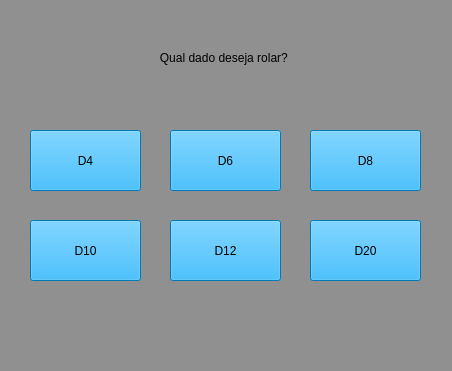
<?xml version="1.0" encoding="UTF-8"?>
<ui version="4.0">
 <class>MainWindow</class>
 <widget class="QMainWindow" name="MainWindow">
  <property name="geometry">
   <rect>
    <x>0</x>
    <y>0</y>
    <width>452</width>
    <height>371</height>
   </rect>
  </property>
  <property name="windowTitle">
   <string>MainWindow</string>
  </property>
  <property name="styleSheet">
   <string notr="true">background-color: rgb(144, 144, 144);</string>
  </property>
  <widget class="QWidget" name="centralwidget">
   <widget class="QPushButton" name="pushButton">
    <property name="geometry">
     <rect>
      <x>30</x>
      <y>130</y>
      <width>111</width>
      <height>61</height>
     </rect>
    </property>
    <property name="styleSheet">
     <string notr="true">font: 75 italic 14pt &quot;Times New Roman&quot;;
background-color: rgb(0, 170, 255);</string>
    </property>
    <property name="text">
     <string>D4</string>
    </property>
   </widget>
   <widget class="QPushButton" name="pushButton_7">
    <property name="geometry">
     <rect>
      <x>170</x>
      <y>130</y>
      <width>111</width>
      <height>61</height>
     </rect>
    </property>
    <property name="styleSheet">
     <string notr="true">font: 75 italic 14pt &quot;Times New Roman&quot;;
background-color: rgb(0, 170, 255);</string>
    </property>
    <property name="text">
     <string>D6</string>
    </property>
   </widget>
   <widget class="QPushButton" name="pushButton_2">
    <property name="geometry">
     <rect>
      <x>310</x>
      <y>130</y>
      <width>111</width>
      <height>61</height>
     </rect>
    </property>
    <property name="styleSheet">
     <string notr="true">font: 75 italic 14pt &quot;Times New Roman&quot;;
background-color: rgb(0, 170, 255);</string>
    </property>
    <property name="text">
     <string>D8</string>
    </property>
   </widget>
   <widget class="QPushButton" name="pushButton_3">
    <property name="geometry">
     <rect>
      <x>30</x>
      <y>220</y>
      <width>111</width>
      <height>61</height>
     </rect>
    </property>
    <property name="styleSheet">
     <string notr="true">font: 75 italic 14pt &quot;Times New Roman&quot;;
background-color: rgb(0, 170, 255);</string>
    </property>
    <property name="text">
     <string>D10</string>
    </property>
   </widget>
   <widget class="QPushButton" name="pushButton_4">
    <property name="geometry">
     <rect>
      <x>170</x>
      <y>220</y>
      <width>111</width>
      <height>61</height>
     </rect>
    </property>
    <property name="styleSheet">
     <string notr="true">font: 75 italic 14pt &quot;Times New Roman&quot;;
background-color: rgb(0, 170, 255);</string>
    </property>
    <property name="text">
     <string>D12</string>
    </property>
   </widget>
   <widget class="QPushButton" name="pushButton_5">
    <property name="geometry">
     <rect>
      <x>310</x>
      <y>220</y>
      <width>111</width>
      <height>61</height>
     </rect>
    </property>
    <property name="styleSheet">
     <string notr="true">font: 75 italic 14pt &quot;Times New Roman&quot;;
background-color: rgb(0, 170, 255);</string>
    </property>
    <property name="text">
     <string>D20</string>
    </property>
   </widget>
   <widget class="QLabel" name="label">
    <property name="geometry">
     <rect>
      <x>30</x>
      <y>37</y>
      <width>391</width>
      <height>41</height>
     </rect>
    </property>
    <property name="styleSheet">
     <string notr="true">font: 75 italic 24pt &quot;Times New Roman&quot;;</string>
    </property>
    <property name="text">
     <string>Qual dado deseja rolar? </string>
    </property>
    <property name="alignment">
     <set>Qt::AlignCenter</set>
    </property>
   </widget>
  </widget>
  <widget class="QMenuBar" name="menubar">
   <property name="geometry">
    <rect>
     <x>0</x>
     <y>0</y>
     <width>452</width>
     <height>21</height>
    </rect>
   </property>
  </widget>
  <widget class="QStatusBar" name="statusbar"/>
 </widget>
 <resources/>
 <connections/>
</ui>
